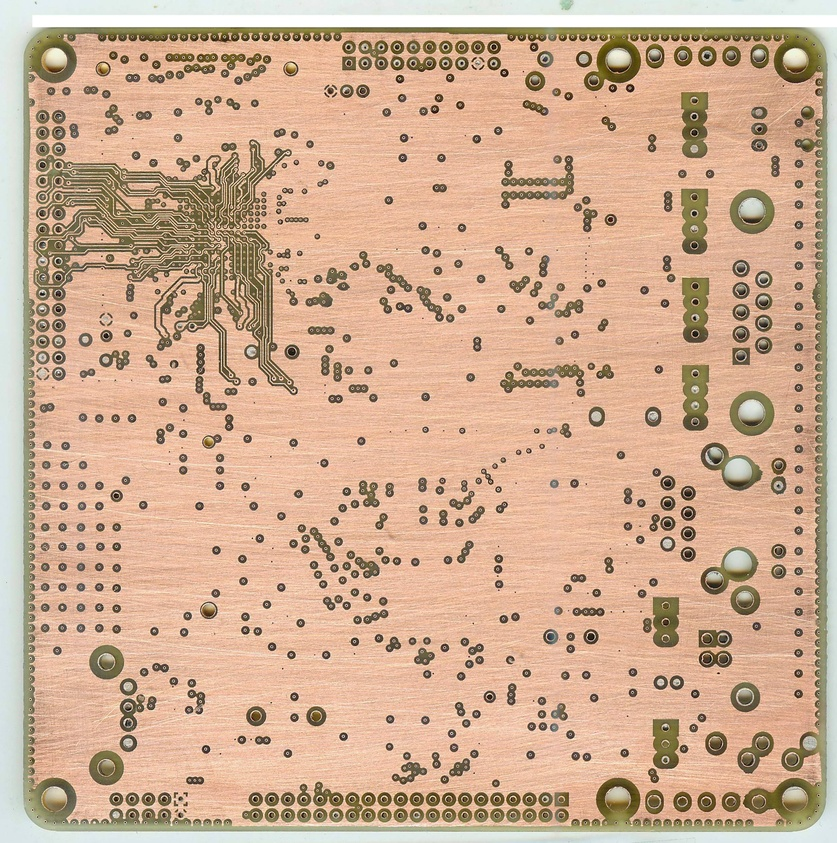
#> input picture 2.jpg, 837 x 843 px, shrunk from 2463 x 2479 before the run, given in place of 2.png, which was not available
$ python bin.py
#> lines starting #> are read from the running program, lines starting #| are printed output that depends on the picture; after the words box and inside, x2 and y2 are one past the last pixel; in counts of white or black regions, pixels touching at a corner belong together; pictures that were not available may be replaced by others from this repository, and a replacement may not be noted
import os

import cv2
import matplotlib.pyplot as plt
from matplotlib.widgets import RadioButtons, Slider

def track_back(x):
    pass

path=os.path.dirname(__file__)
img = cv2.imread(path+'/2.png')
#> img is the input picture: shape (843, 837, 3); mean B, G, R 146.3, 172.9, 206.8
img_gray = cv2.cvtColor(img, cv2.COLOR_BGR2GRAY)
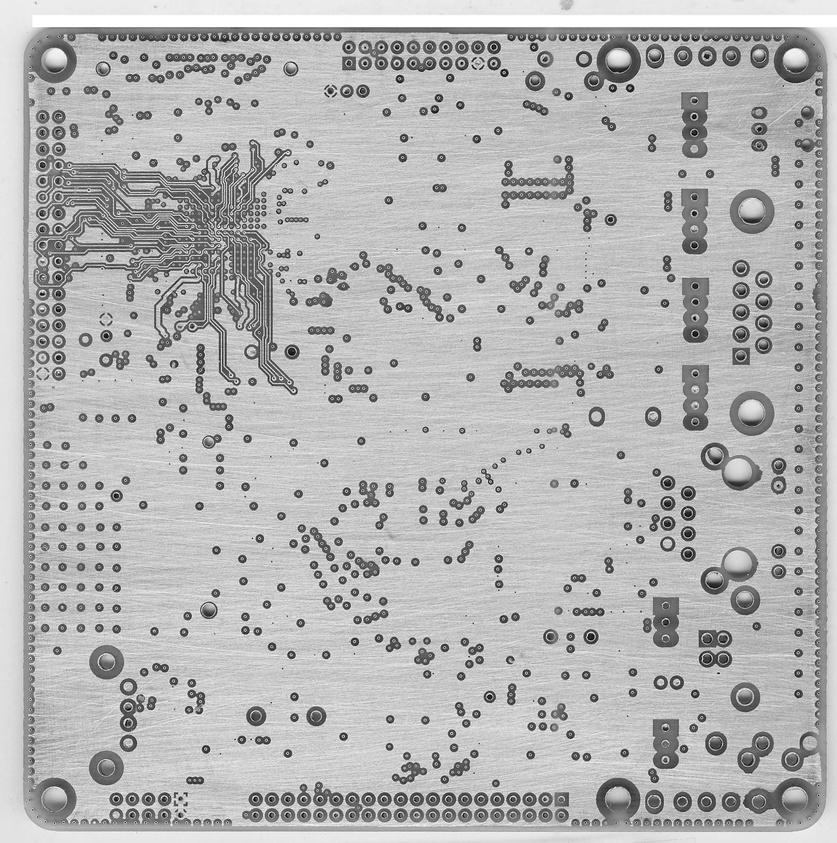
#> img_gray: shape (843, 837); min 2, max 255, mean 180.1

cv2.namedWindow('thresh',0)
cv2.createTrackbar('param1', 'thresh', 11, 200, track_back)
cv2.createTrackbar('param2', 'thresh', 4, 255, track_back)
while(True):
    param1 = cv2.getTrackbarPos('param1', 'thresh')
    param2 = cv2.getTrackbarPos('param2', 'thresh')        # 固定阈值
    # ret, th1 = cv2.threshold(img, 127, 255, cv2.THRESH_BINARY)
    # 自适应阈值
    if param1%2 != 1:
        param1 = param1 + 1
    th2 = cv2.adaptiveThreshold(
        img_gray, 255, cv2.ADAPTIVE_THRESH_MEAN_C, cv2.THRESH_BINARY, param1, param2)
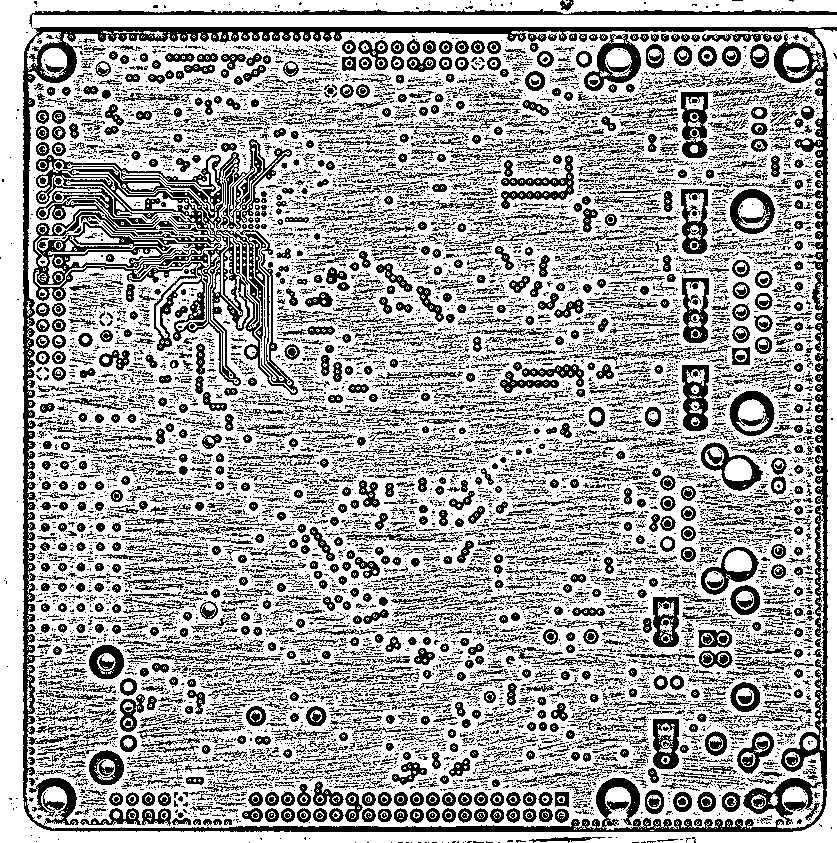
#> th2: shape (843, 837); 66.3% white; black in thin lines or dots
    # th3 = cv2.adaptiveThreshold(
        # img, 255, cv2.ADAPTIVE_THRESH_GAUSSIAN_C, cv2.THRESH_BINARY, 17, 6)
    cv2.imshow('thresh', th2)
    if cv2.waitKey(30) == 27:
#> (key Esc is pressed here)
        break

$ run again, with 1.JPG copied over 2.jpg
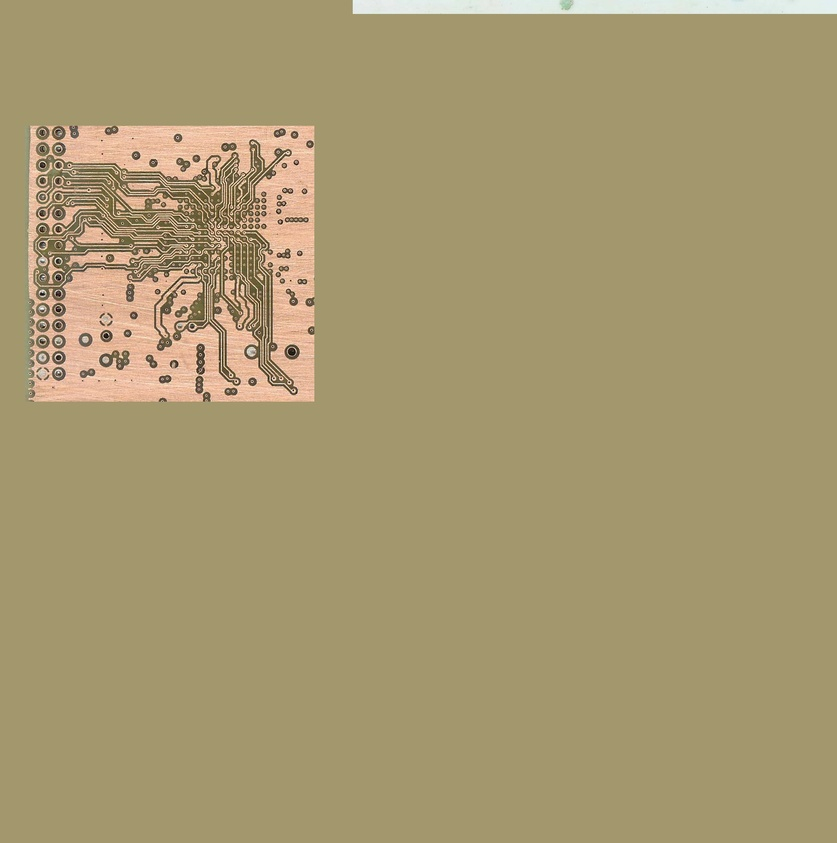
#> input picture 1.JPG, 837 x 843 px, shrunk from 2463 x 2479 before the run, given in place of 2.png, which was not available
#> img is the input picture: shape (843, 837, 3); mean B, G, R 112.2, 152.3, 166.3
#> `img_gray = cv2.cvtColor(img, cv2.COLOR_BGR2GRAY)`:
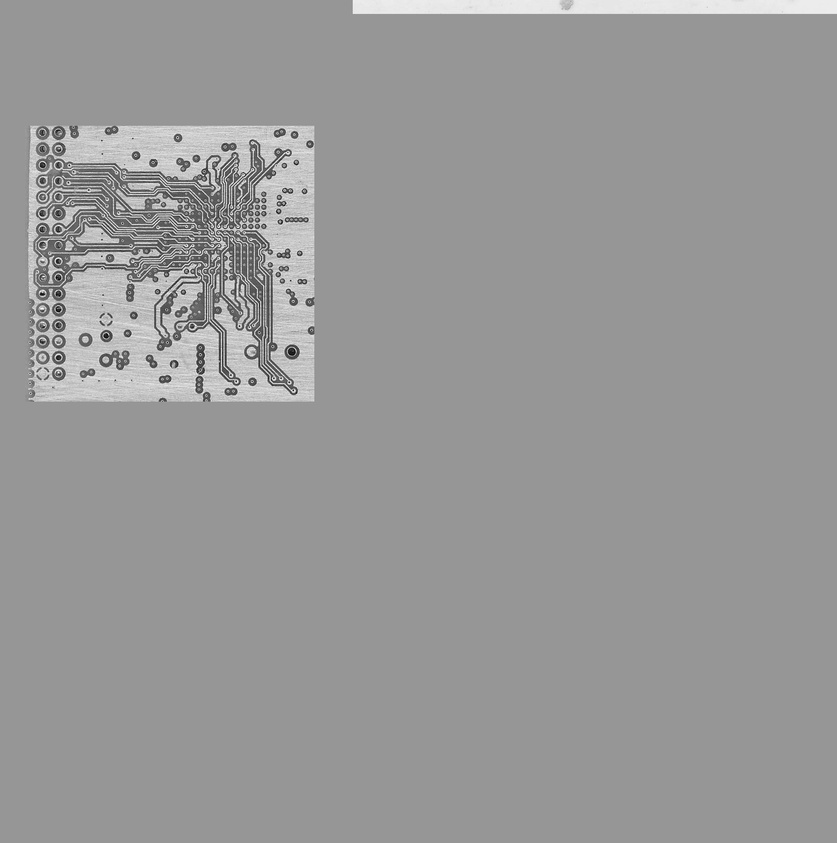
#> img_gray: shape (843, 837); min 5, max 254, mean 152.1
#> `th2 = cv2.adaptiveThreshold( img_gray, 255, cv2.ADAPTIVE_THRESH_MEAN_C..`:
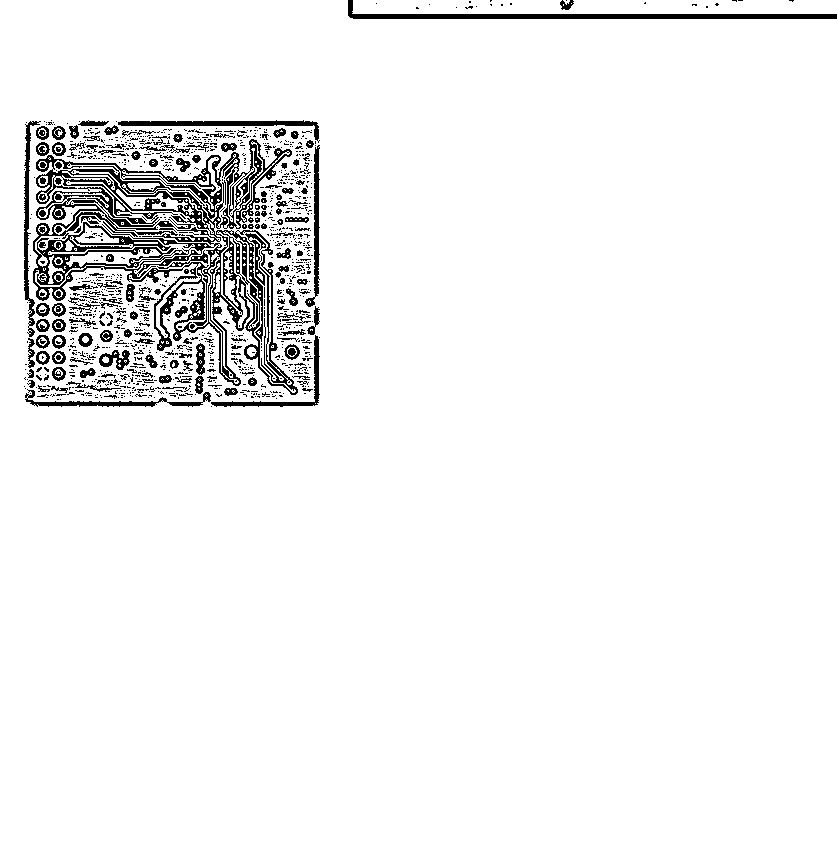
#> th2: shape (843, 837); 94.8% white; 1173 black regions (1003 under 20 px), largest, box (x1, y1, x2, y2) and area: (33, 139, 298, 395) 17486, (348, 0, 837, 19) 2505, (118, 120, 320, 143) 1036

$ run again, with 10.jpg copied over 2.jpg
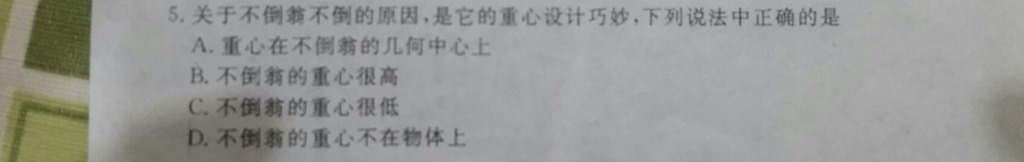
#> input picture 10.jpg, 1024 x 162 px, given in place of 2.png, which was not available
#> img is the input picture: shape (162, 1024, 3); mean B, G, R 149.9, 152.4, 151.9
#> `img_gray = cv2.cvtColor(img, cv2.COLOR_BGR2GRAY)`:
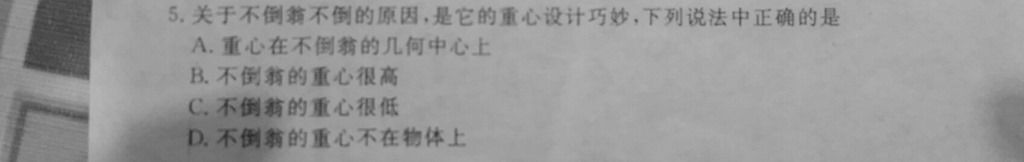
#> img_gray: shape (162, 1024); min 43, max 181, mean 152
#> `th2 = cv2.adaptiveThreshold( img_gray, 255, cv2.ADAPTIVE_THRESH_MEAN_C..`:
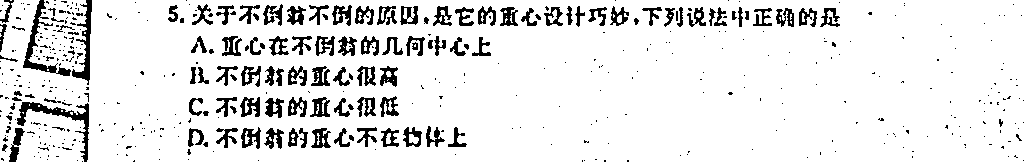
#> th2: shape (162, 1024); 89.7% white; 490 black regions (372 under 20 px), largest, box (x1, y1, x2, y2) and area: (17, 102, 89, 162) 811, (23, 0, 71, 76) 689, (72, 0, 92, 85) 574
